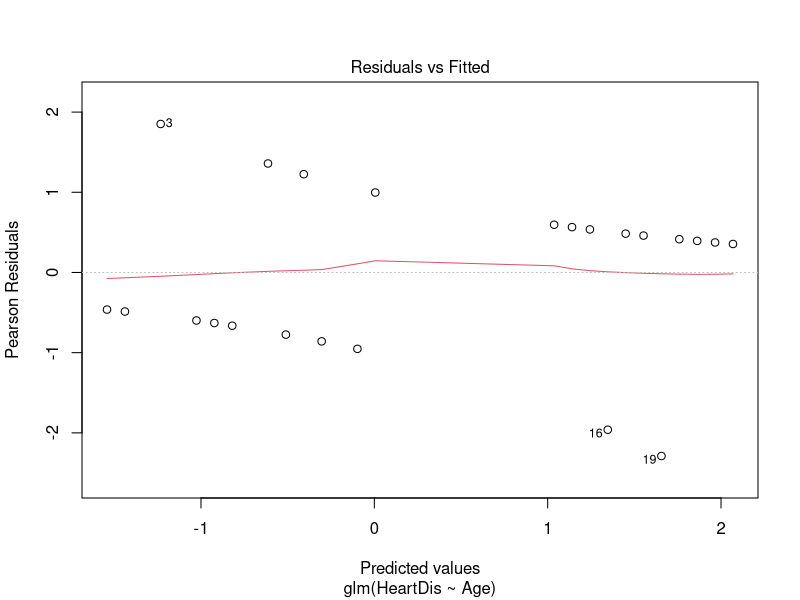
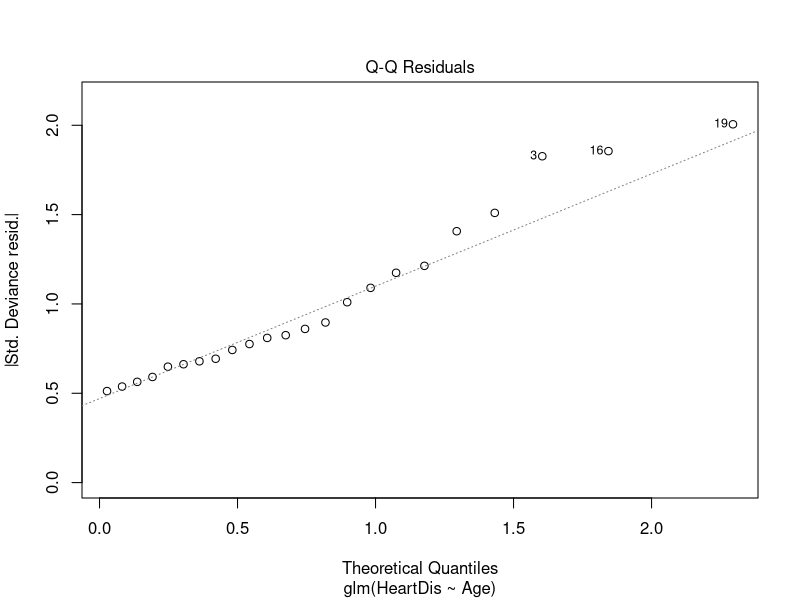
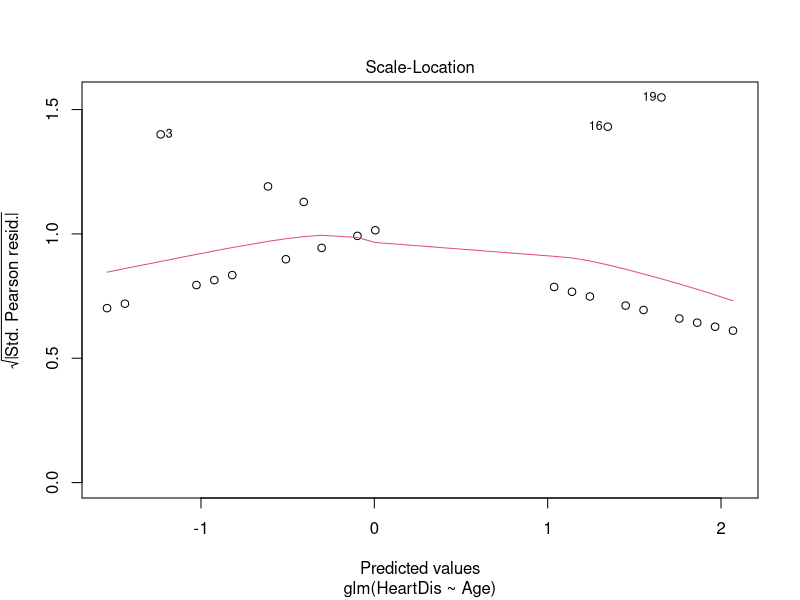
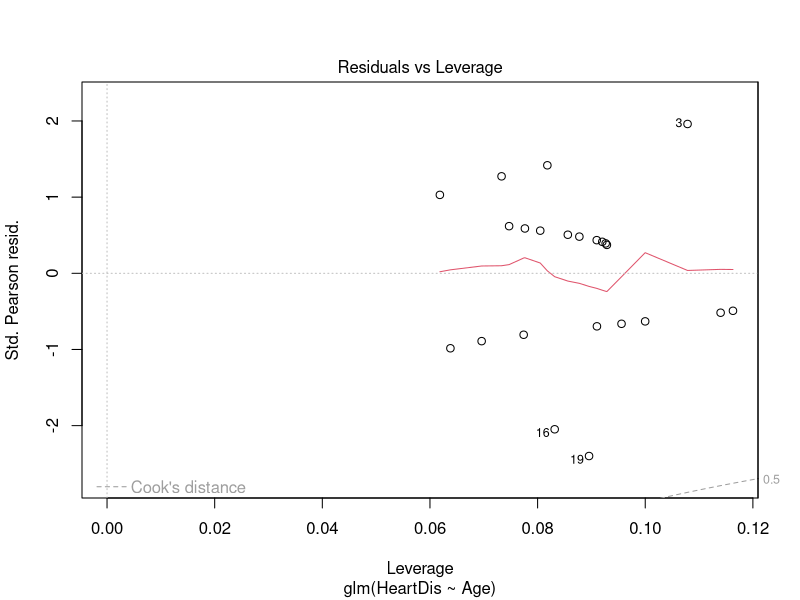

The R script that drew these images, in order:
## ---- chunk 1
knitr::opts_chunk$set(echo = TRUE)
## ---- chunk 2
Patient <- c(1,2,3,4,5,6,7,8,9,10,11,12,13,14,15,16,17,18,19,20,21,22,23)
Age <- c(25,26,28,30,31,32,34,35,36,37,39,40,50,51,52,53,54,55,56,57,58,59,60)
HeartDis <- c(0,0,1,0,0,0,1,0,1,0,0,1,1,1,1,0,1,1,0,1,1,1,1)

DisData <- data.frame("Patient" = Patient, "Age" = Age, "HeartDis" = HeartDis)
summary(DisData)
## ---- chunk 3
DisData$HeartDis <- as.factor(DisData$HeartDis)
## ---- chunk 4
logistic <- glm(HeartDis ~ Age, family = "binomial", data = DisData)
summary(logistic)
## ---- chunk 5
confint.default(logistic)
## ---- chunk 6
plot(logistic)
